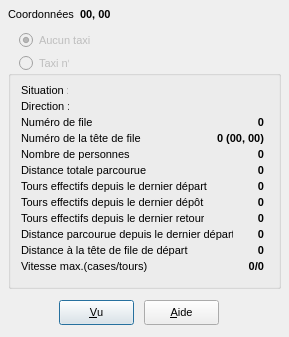
<?xml version="1.0" encoding="UTF-8"?>
<ui version="4.0">
 <comment>GÉNÉRÉ par tools/dfm2ui.py depuis src/f_inftaxi.dfm : ne pas modifier à la main avant la fin du portage de la fiche</comment>
 <class>frmInfosTaxi</class>
 <widget class="QDialog" name="frmInfosTaxi">
  <property name="geometry">
   <rect>
    <x>-3</x>
    <y>673</y>
    <width>289</width>
    <height>337</height>
   </rect>
  </property>
  <property name="windowTitle">
   <string>Propriétés du taxi</string>
  </property>
  <property name="vclFontHeight" stdset="0">
   <number>-11</number>
  </property>
  <property name="font">
   <font>
    <family>MS Sans Serif</family>
    <pointsize>8</pointsize>
    <bold>false</bold>
    <italic>false</italic>
    <underline>false</underline>
    <strikeout>false</strikeout>
   </font>
  </property>
  <property name="vclHelpContext" stdset="0">
   <number>673</number>
  </property>
  <property name="vclBorderIcons" stdset="0">
   <string notr="true">biMinimize,biSystemMenu</string>
  </property>
  <property name="vclBorderStyle" stdset="0">
   <string notr="true">bsSingle</string>
  </property>
  <property name="vclColor" stdset="0">
   <string notr="true">clBtnFace</string>
  </property>
  <property name="vclFormStyle" stdset="0">
   <string notr="true">fsStayOnTop</string>
  </property>
  <property name="vclKeyPreview" stdset="0">
   <bool>true</bool>
  </property>
  <property name="vclTextHeight" stdset="0">
   <number>13</number>
  </property>
  <widget class="TLabel" name="Label0">
   <property name="text">
    <string>Coordonnées :</string>
   </property>
   <property name="alignment">
    <set>Qt::AlignLeft|Qt::AlignTop</set>
   </property>
   <property name="geometry">
    <rect>
     <x>8</x>
     <y>8</y>
     <width>69</width>
     <height>13</height>
    </rect>
   </property>
  </widget>
  <widget class="TLabel" name="LabelCoordonnees">
   <property name="text">
    <string>00, 00</string>
   </property>
   <property name="alignment">
    <set>Qt::AlignLeft|Qt::AlignTop</set>
   </property>
   <property name="geometry">
    <rect>
     <x>80</x>
     <y>8</y>
     <width>37</width>
     <height>13</height>
    </rect>
   </property>
   <property name="vclFontHeight" stdset="0">
    <number>-11</number>
   </property>
   <property name="font">
    <font>
     <family>MS Sans Serif</family>
     <pointsize>8</pointsize>
     <bold>true</bold>
     <italic>false</italic>
     <underline>false</underline>
     <strikeout>false</strikeout>
    </font>
   </property>
  </widget>
  <widget class="TButton" name="ButtonOk">
   <property name="text">
    <string>&amp;Vu</string>
   </property>
   <property name="default">
    <bool>true</bool>
   </property>
   <property name="autoDefault">
    <bool>false</bool>
   </property>
   <property name="geometry">
    <rect>
     <x>59</x>
     <y>300</y>
     <width>75</width>
     <height>25</height>
    </rect>
   </property>
   <property name="vclCancel" stdset="0">
    <bool>true</bool>
   </property>
   <property name="vclTabOrder" stdset="0">
    <number>3</number>
   </property>
  </widget>
  <widget class="TRadioButton" name="RadioButtonAucunTaxi">
   <property name="text">
    <string>Aucun taxi</string>
   </property>
   <property name="checked">
    <bool>true</bool>
   </property>
   <property name="geometry">
    <rect>
     <x>19</x>
     <y>32</y>
     <width>97</width>
     <height>17</height>
    </rect>
   </property>
   <property name="enabled">
    <bool>false</bool>
   </property>
   <property name="vclTabOrder" stdset="0">
    <number>0</number>
   </property>
   <property name="vclTabStop" stdset="0">
    <bool>true</bool>
   </property>
  </widget>
  <widget class="TGroupBox" name="GroupBoxTaxi">
   <property name="title">
    <string>                           </string>
   </property>
   <property name="geometry">
    <rect>
     <x>8</x>
     <y>56</y>
     <width>273</width>
     <height>233</height>
    </rect>
   </property>
   <property name="vclFontHeight" stdset="0">
    <number>-11</number>
   </property>
   <property name="font">
    <font>
     <family>MS Sans Serif</family>
     <pointsize>8</pointsize>
     <bold>false</bold>
     <italic>false</italic>
     <underline>false</underline>
     <strikeout>false</strikeout>
    </font>
   </property>
   <property name="vclTabOrder" stdset="0">
    <number>2</number>
   </property>
   <widget class="TLabel" name="Label2">
    <property name="text">
     <string>Direction :</string>
    </property>
    <property name="alignment">
     <set>Qt::AlignLeft|Qt::AlignTop</set>
    </property>
    <property name="geometry">
     <rect>
      <x>13</x>
      <y>44</y>
      <width>48</width>
      <height>13</height>
     </rect>
    </property>
   </widget>
   <widget class="TLabel" name="Label4">
    <property name="text">
     <string>Numéro de la tête de file :</string>
    </property>
    <property name="alignment">
     <set>Qt::AlignLeft|Qt::AlignTop</set>
    </property>
    <property name="geometry">
     <rect>
      <x>13</x>
      <y>76</y>
      <width>121</width>
      <height>13</height>
     </rect>
    </property>
   </widget>
   <widget class="TLabel" name="Label6">
    <property name="text">
     <string>Distance totale parcourue :</string>
    </property>
    <property name="alignment">
     <set>Qt::AlignLeft|Qt::AlignTop</set>
    </property>
    <property name="geometry">
     <rect>
      <x>13</x>
      <y>108</y>
      <width>128</width>
      <height>13</height>
     </rect>
    </property>
   </widget>
   <widget class="TLabel" name="LabelTeteFileOrigine">
    <property name="text">
     <string>0 (00, 00)</string>
    </property>
    <property name="alignment">
     <set>Qt::AlignRight|Qt::AlignTop</set>
    </property>
    <property name="geometry">
     <rect>
      <x>200</x>
      <y>76</y>
      <width>56</width>
      <height>13</height>
     </rect>
    </property>
    <property name="vclFontHeight" stdset="0">
     <number>-11</number>
    </property>
    <property name="font">
     <font>
      <family>MS Sans Serif</family>
      <pointsize>8</pointsize>
      <bold>true</bold>
      <italic>false</italic>
      <underline>false</underline>
      <strikeout>false</strikeout>
     </font>
    </property>
   </widget>
   <widget class="TLabel" name="LabelParcours">
    <property name="text">
     <string>0</string>
    </property>
    <property name="alignment">
     <set>Qt::AlignRight|Qt::AlignTop</set>
    </property>
    <property name="geometry">
     <rect>
      <x>248</x>
      <y>108</y>
      <width>8</width>
      <height>13</height>
     </rect>
    </property>
    <property name="vclFontHeight" stdset="0">
     <number>-11</number>
    </property>
    <property name="font">
     <font>
      <family>MS Sans Serif</family>
      <pointsize>8</pointsize>
      <bold>true</bold>
      <italic>false</italic>
      <underline>false</underline>
      <strikeout>false</strikeout>
     </font>
    </property>
   </widget>
   <widget class="TLabel" name="LabelDirection">
    <property name="text">
     <string />
    </property>
    <property name="alignment">
     <set>Qt::AlignRight|Qt::AlignTop</set>
    </property>
    <property name="geometry">
     <rect>
      <x>251</x>
      <y>45</y>
      <width>5</width>
      <height>13</height>
     </rect>
    </property>
    <property name="vclFontHeight" stdset="0">
     <number>-11</number>
    </property>
    <property name="font">
     <font>
      <family>MS Sans Serif</family>
      <pointsize>8</pointsize>
      <bold>true</bold>
      <italic>false</italic>
      <underline>false</underline>
      <strikeout>false</strikeout>
     </font>
    </property>
   </widget>
   <widget class="TLabel" name="Label9">
    <property name="text">
     <string>Vitesse max.(cases/tours) :</string>
    </property>
    <property name="alignment">
     <set>Qt::AlignLeft|Qt::AlignTop</set>
    </property>
    <property name="geometry">
     <rect>
      <x>13</x>
      <y>204</y>
      <width>127</width>
      <height>13</height>
     </rect>
    </property>
   </widget>
   <widget class="TLabel" name="LabelVitesse">
    <property name="text">
     <string>0/0</string>
    </property>
    <property name="alignment">
     <set>Qt::AlignRight|Qt::AlignTop</set>
    </property>
    <property name="geometry">
     <rect>
      <x>235</x>
      <y>204</y>
      <width>21</width>
      <height>13</height>
     </rect>
    </property>
    <property name="vclFontHeight" stdset="0">
     <number>-11</number>
    </property>
    <property name="font">
     <font>
      <family>MS Sans Serif</family>
      <pointsize>8</pointsize>
      <bold>true</bold>
      <italic>false</italic>
      <underline>false</underline>
      <strikeout>false</strikeout>
     </font>
    </property>
   </widget>
   <widget class="TLabel" name="Label3">
    <property name="text">
     <string>Numéro de file :</string>
    </property>
    <property name="alignment">
     <set>Qt::AlignLeft|Qt::AlignTop</set>
    </property>
    <property name="geometry">
     <rect>
      <x>13</x>
      <y>60</y>
      <width>74</width>
      <height>13</height>
     </rect>
    </property>
   </widget>
   <widget class="TLabel" name="LabelNumeroFile">
    <property name="text">
     <string>0</string>
    </property>
    <property name="alignment">
     <set>Qt::AlignRight|Qt::AlignTop</set>
    </property>
    <property name="geometry">
     <rect>
      <x>248</x>
      <y>60</y>
      <width>8</width>
      <height>13</height>
     </rect>
    </property>
    <property name="vclFontHeight" stdset="0">
     <number>-11</number>
    </property>
    <property name="font">
     <font>
      <family>MS Sans Serif</family>
      <pointsize>8</pointsize>
      <bold>true</bold>
      <italic>false</italic>
      <underline>false</underline>
      <strikeout>false</strikeout>
     </font>
    </property>
   </widget>
   <widget class="TLabel" name="Label5">
    <property name="text">
     <string>Nombre de personnes :</string>
    </property>
    <property name="alignment">
     <set>Qt::AlignLeft|Qt::AlignTop</set>
    </property>
    <property name="geometry">
     <rect>
      <x>13</x>
      <y>92</y>
      <width>110</width>
      <height>13</height>
     </rect>
    </property>
   </widget>
   <widget class="TLabel" name="LabelNbPersonnes">
    <property name="text">
     <string>0</string>
    </property>
    <property name="alignment">
     <set>Qt::AlignRight|Qt::AlignTop</set>
    </property>
    <property name="geometry">
     <rect>
      <x>248</x>
      <y>92</y>
      <width>8</width>
      <height>13</height>
     </rect>
    </property>
    <property name="vclFontHeight" stdset="0">
     <number>-11</number>
    </property>
    <property name="font">
     <font>
      <family>MS Sans Serif</family>
      <pointsize>8</pointsize>
      <bold>true</bold>
      <italic>false</italic>
      <underline>false</underline>
      <strikeout>false</strikeout>
     </font>
    </property>
   </widget>
   <widget class="TLabel" name="Label8">
    <property name="text">
     <string>Distance parcourue depuis le dernier départ :</string>
    </property>
    <property name="alignment">
     <set>Qt::AlignLeft|Qt::AlignTop</set>
    </property>
    <property name="geometry">
     <rect>
      <x>13</x>
      <y>172</y>
      <width>212</width>
      <height>13</height>
     </rect>
    </property>
   </widget>
   <widget class="TLabel" name="LabelParcoursDepuisDepart">
    <property name="text">
     <string>0</string>
    </property>
    <property name="alignment">
     <set>Qt::AlignRight|Qt::AlignTop</set>
    </property>
    <property name="geometry">
     <rect>
      <x>248</x>
      <y>172</y>
      <width>8</width>
      <height>13</height>
     </rect>
    </property>
    <property name="vclFontHeight" stdset="0">
     <number>-11</number>
    </property>
    <property name="font">
     <font>
      <family>MS Sans Serif</family>
      <pointsize>8</pointsize>
      <bold>true</bold>
      <italic>false</italic>
      <underline>false</underline>
      <strikeout>false</strikeout>
     </font>
    </property>
   </widget>
   <widget class="TLabel" name="Label7">
    <property name="text">
     <string>Tours effectifs depuis le dernier départ :</string>
    </property>
    <property name="alignment">
     <set>Qt::AlignLeft|Qt::AlignTop</set>
    </property>
    <property name="geometry">
     <rect>
      <x>13</x>
      <y>124</y>
      <width>186</width>
      <height>13</height>
     </rect>
    </property>
   </widget>
   <widget class="TLabel" name="LabelToursDepuisDepart">
    <property name="text">
     <string>0</string>
    </property>
    <property name="alignment">
     <set>Qt::AlignRight|Qt::AlignTop</set>
    </property>
    <property name="geometry">
     <rect>
      <x>248</x>
      <y>124</y>
      <width>8</width>
      <height>13</height>
     </rect>
    </property>
    <property name="vclFontHeight" stdset="0">
     <number>-11</number>
    </property>
    <property name="font">
     <font>
      <family>MS Sans Serif</family>
      <pointsize>8</pointsize>
      <bold>true</bold>
      <italic>false</italic>
      <underline>false</underline>
      <strikeout>false</strikeout>
     </font>
    </property>
   </widget>
   <widget class="TLabel" name="Label1">
    <property name="text">
     <string>Situation :</string>
    </property>
    <property name="alignment">
     <set>Qt::AlignLeft|Qt::AlignTop</set>
    </property>
    <property name="geometry">
     <rect>
      <x>13</x>
      <y>28</y>
      <width>47</width>
      <height>13</height>
     </rect>
    </property>
   </widget>
   <widget class="TLabel" name="LabelSituation">
    <property name="text">
     <string />
    </property>
    <property name="alignment">
     <set>Qt::AlignRight|Qt::AlignTop</set>
    </property>
    <property name="geometry">
     <rect>
      <x>251</x>
      <y>28</y>
      <width>5</width>
      <height>13</height>
     </rect>
    </property>
    <property name="vclFontHeight" stdset="0">
     <number>-11</number>
    </property>
    <property name="font">
     <font>
      <family>MS Sans Serif</family>
      <pointsize>8</pointsize>
      <bold>true</bold>
      <italic>false</italic>
      <underline>false</underline>
      <strikeout>false</strikeout>
     </font>
    </property>
   </widget>
   <widget class="TLabel" name="Label10">
    <property name="text">
     <string>Tours effectifs depuis le dernier dépôt :</string>
    </property>
    <property name="alignment">
     <set>Qt::AlignLeft|Qt::AlignTop</set>
    </property>
    <property name="geometry">
     <rect>
      <x>13</x>
      <y>140</y>
      <width>183</width>
      <height>13</height>
     </rect>
    </property>
   </widget>
   <widget class="TLabel" name="LabelToursDepuisDepot">
    <property name="text">
     <string>0</string>
    </property>
    <property name="alignment">
     <set>Qt::AlignRight|Qt::AlignTop</set>
    </property>
    <property name="geometry">
     <rect>
      <x>248</x>
      <y>140</y>
      <width>8</width>
      <height>13</height>
     </rect>
    </property>
    <property name="vclFontHeight" stdset="0">
     <number>-11</number>
    </property>
    <property name="font">
     <font>
      <family>MS Sans Serif</family>
      <pointsize>8</pointsize>
      <bold>true</bold>
      <italic>false</italic>
      <underline>false</underline>
      <strikeout>false</strikeout>
     </font>
    </property>
   </widget>
   <widget class="TLabel" name="Label11">
    <property name="text">
     <string>Tours effectifs depuis le dernier retour :</string>
    </property>
    <property name="alignment">
     <set>Qt::AlignLeft|Qt::AlignTop</set>
    </property>
    <property name="geometry">
     <rect>
      <x>13</x>
      <y>156</y>
      <width>183</width>
      <height>13</height>
     </rect>
    </property>
   </widget>
   <widget class="TLabel" name="LabelToursDepuisRetour">
    <property name="text">
     <string>0</string>
    </property>
    <property name="alignment">
     <set>Qt::AlignRight|Qt::AlignTop</set>
    </property>
    <property name="geometry">
     <rect>
      <x>248</x>
      <y>156</y>
      <width>8</width>
      <height>13</height>
     </rect>
    </property>
    <property name="vclFontHeight" stdset="0">
     <number>-11</number>
    </property>
    <property name="font">
     <font>
      <family>MS Sans Serif</family>
      <pointsize>8</pointsize>
      <bold>true</bold>
      <italic>false</italic>
      <underline>false</underline>
      <strikeout>false</strikeout>
     </font>
    </property>
   </widget>
   <widget class="TLabel" name="Label12">
    <property name="text">
     <string>Distance à la tête de file de départ :</string>
    </property>
    <property name="alignment">
     <set>Qt::AlignLeft|Qt::AlignTop</set>
    </property>
    <property name="geometry">
     <rect>
      <x>13</x>
      <y>188</y>
      <width>168</width>
      <height>13</height>
     </rect>
    </property>
   </widget>
   <widget class="TLabel" name="LabelDistanceTeteFileDepart">
    <property name="text">
     <string>0</string>
    </property>
    <property name="alignment">
     <set>Qt::AlignRight|Qt::AlignTop</set>
    </property>
    <property name="geometry">
     <rect>
      <x>248</x>
      <y>188</y>
      <width>8</width>
      <height>13</height>
     </rect>
    </property>
    <property name="vclFontHeight" stdset="0">
     <number>-11</number>
    </property>
    <property name="font">
     <font>
      <family>MS Sans Serif</family>
      <pointsize>8</pointsize>
      <bold>true</bold>
      <italic>false</italic>
      <underline>false</underline>
      <strikeout>false</strikeout>
     </font>
    </property>
   </widget>
  </widget>
  <widget class="TRadioButton" name="RadioButtonTaxiNumero">
   <property name="text">
    <string>Taxi n°</string>
   </property>
   <property name="geometry">
    <rect>
     <x>19</x>
     <y>55</y>
     <width>50</width>
     <height>17</height>
    </rect>
   </property>
   <property name="enabled">
    <bool>false</bool>
   </property>
   <property name="vclTabOrder" stdset="0">
    <number>1</number>
   </property>
  </widget>
  <widget class="TButton" name="ButtonAide">
   <property name="text">
    <string>&amp;Aide</string>
   </property>
   <property name="autoDefault">
    <bool>false</bool>
   </property>
   <property name="geometry">
    <rect>
     <x>144</x>
     <y>300</y>
     <width>75</width>
     <height>25</height>
    </rect>
   </property>
   <property name="vclTabOrder" stdset="0">
    <number>4</number>
   </property>
  </widget>
 </widget>
 <tabstops>
  <tabstop>RadioButtonAucunTaxi</tabstop>
  <tabstop>ButtonOk</tabstop>
  <tabstop>ButtonAide</tabstop>
 </tabstops>
 <customwidgets>
  <customwidget>
   <class>TLabel</class>
   <extends>QLabel</extends>
   <header>vcl/controles.h</header>
  </customwidget>
  <customwidget>
   <class>TButton</class>
   <extends>QPushButton</extends>
   <header>vcl/controles.h</header>
  </customwidget>
  <customwidget>
   <class>TRadioButton</class>
   <extends>QRadioButton</extends>
   <header>vcl/controles.h</header>
  </customwidget>
  <customwidget>
   <class>TGroupBox</class>
   <extends>QGroupBox</extends>
   <header>vcl/controles.h</header>
  </customwidget>
 </customwidgets>
 <resources>
  <include location="../ressources/images.qrc" />
 </resources>
 <connections />
</ui>
